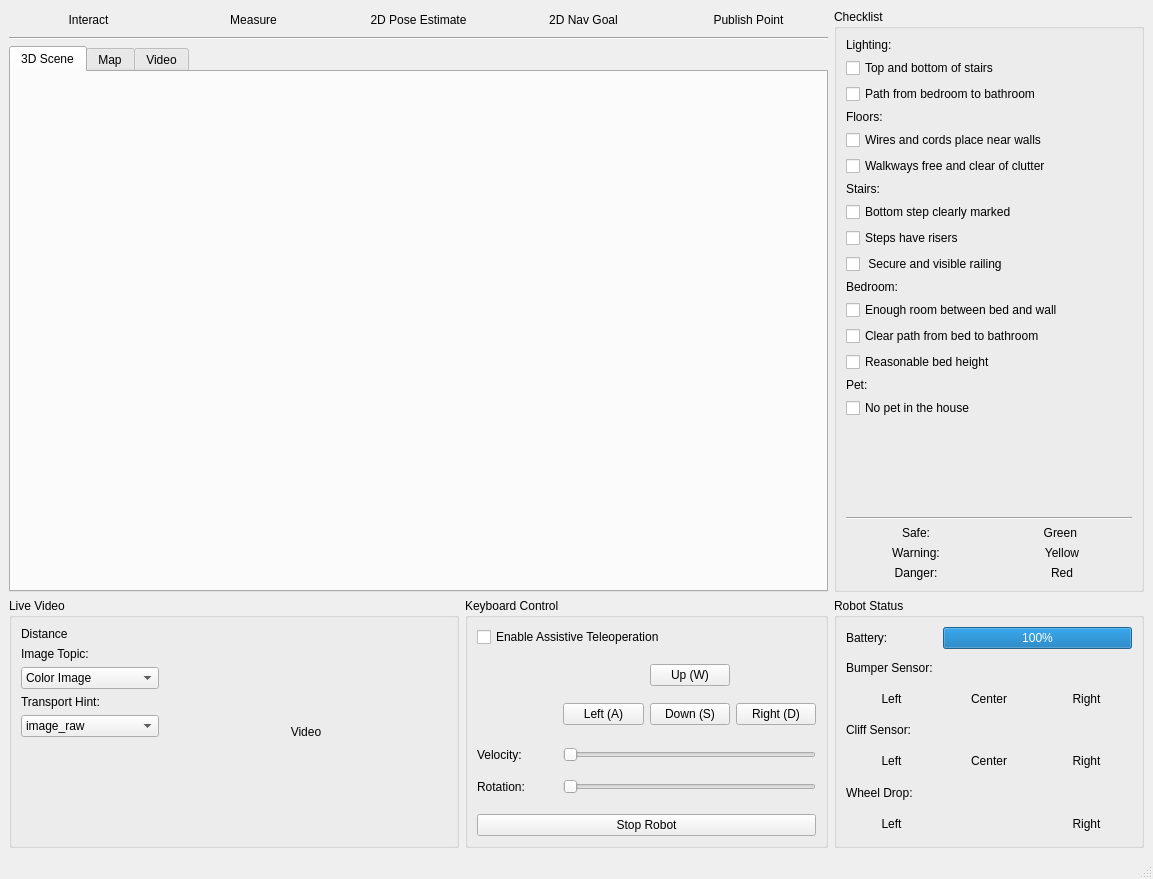
<?xml version="1.0" encoding="UTF-8"?>
<ui version="4.0">
 <class>UgvcGUI</class>
 <widget class="QMainWindow" name="UgvcGUI">
  <property name="geometry">
   <rect>
    <x>0</x>
    <y>0</y>
    <width>1153</width>
    <height>879</height>
   </rect>
  </property>
  <property name="windowTitle">
   <string>MainWindow</string>
  </property>
  <widget class="QWidget" name="centralwidget">
   <layout class="QGridLayout" name="gridLayout">
    <item row="0" column="0" colspan="2">
     <layout class="QHBoxLayout" name="horizontalLayout_2">
      <item>
       <widget class="QPushButton" name="btnRvizInteract">
        <property name="text">
         <string>Interact</string>
        </property>
        <property name="flat">
         <bool>true</bool>
        </property>
        <attribute name="buttonGroup">
         <string notr="true">btnGroupRvizTools</string>
        </attribute>
       </widget>
      </item>
      <item>
       <widget class="QPushButton" name="btnRvizMeasure">
        <property name="text">
         <string>Measure</string>
        </property>
        <property name="flat">
         <bool>true</bool>
        </property>
        <attribute name="buttonGroup">
         <string notr="true">btnGroupRvizTools</string>
        </attribute>
       </widget>
      </item>
      <item>
       <widget class="QPushButton" name="btnRvizPoseEstimate">
        <property name="text">
         <string>2D Pose Estimate</string>
        </property>
        <property name="flat">
         <bool>true</bool>
        </property>
        <attribute name="buttonGroup">
         <string notr="true">btnGroupRvizTools</string>
        </attribute>
       </widget>
      </item>
      <item>
       <widget class="QPushButton" name="btnRvizNavGoal">
        <property name="text">
         <string>2D Nav Goal</string>
        </property>
        <property name="flat">
         <bool>true</bool>
        </property>
        <attribute name="buttonGroup">
         <string notr="true">btnGroupRvizTools</string>
        </attribute>
       </widget>
      </item>
      <item>
       <widget class="QPushButton" name="btnRvizPublishPoint">
        <property name="text">
         <string>Publish Point</string>
        </property>
        <property name="flat">
         <bool>true</bool>
        </property>
        <attribute name="buttonGroup">
         <string notr="true">btnGroupRvizTools</string>
        </attribute>
       </widget>
      </item>
     </layout>
    </item>
    <item row="0" column="2" rowspan="3">
     <widget class="QGroupBox" name="gb_checklist">
      <property name="maximumSize">
       <size>
        <width>310</width>
        <height>16777215</height>
       </size>
      </property>
      <property name="title">
       <string>Checklist</string>
      </property>
      <layout class="QGridLayout" name="gridLayout_7">
       <item row="0" column="0">
        <widget class="QLabel" name="label_10">
         <property name="text">
          <string>Lighting:</string>
         </property>
        </widget>
       </item>
       <item row="1" column="0" colspan="2">
        <widget class="QCheckBox" name="cbLightingItem1">
         <property name="text">
          <string>Top and bottom of stairs</string>
         </property>
        </widget>
       </item>
       <item row="1" column="2">
        <widget class="QLabel" name="lbLightingItem1">
         <property name="text">
          <string/>
         </property>
        </widget>
       </item>
       <item row="2" column="0" colspan="2">
        <widget class="QCheckBox" name="cbLightingItem2">
         <property name="text">
          <string>Path from bedroom to bathroom</string>
         </property>
        </widget>
       </item>
       <item row="2" column="2">
        <widget class="QLabel" name="lbLightingItem2">
         <property name="text">
          <string/>
         </property>
        </widget>
       </item>
       <item row="3" column="0">
        <widget class="QLabel" name="label_11">
         <property name="text">
          <string>Floors:</string>
         </property>
        </widget>
       </item>
       <item row="4" column="0" colspan="2">
        <widget class="QCheckBox" name="cbFloorsItem1">
         <property name="text">
          <string>Wires and cords place near walls</string>
         </property>
        </widget>
       </item>
       <item row="4" column="2">
        <widget class="QLabel" name="lbFloorsItem1">
         <property name="text">
          <string/>
         </property>
        </widget>
       </item>
       <item row="5" column="0" colspan="2">
        <widget class="QCheckBox" name="cbFloorsItem2">
         <property name="text">
          <string>Walkways free and clear of clutter</string>
         </property>
        </widget>
       </item>
       <item row="5" column="2">
        <widget class="QLabel" name="lbFloorsItem2">
         <property name="text">
          <string/>
         </property>
        </widget>
       </item>
       <item row="6" column="0">
        <widget class="QLabel" name="label_14">
         <property name="text">
          <string>Stairs:</string>
         </property>
        </widget>
       </item>
       <item row="7" column="0" colspan="2">
        <widget class="QCheckBox" name="cbStairsItem1">
         <property name="text">
          <string>Bottom step clearly marked</string>
         </property>
        </widget>
       </item>
       <item row="7" column="2">
        <widget class="QLabel" name="lbStairsItem1">
         <property name="text">
          <string/>
         </property>
        </widget>
       </item>
       <item row="8" column="0" colspan="2">
        <widget class="QCheckBox" name="cbStairsItem2">
         <property name="text">
          <string>Steps have risers</string>
         </property>
        </widget>
       </item>
       <item row="8" column="2">
        <widget class="QLabel" name="lbStairsItem2">
         <property name="text">
          <string/>
         </property>
        </widget>
       </item>
       <item row="9" column="0" colspan="2">
        <widget class="QCheckBox" name="cbStairsItem3">
         <property name="text">
          <string> Secure and visible railing</string>
         </property>
        </widget>
       </item>
       <item row="9" column="2">
        <widget class="QLabel" name="lbStairsItem3">
         <property name="text">
          <string/>
         </property>
        </widget>
       </item>
       <item row="10" column="0">
        <widget class="QLabel" name="label_12">
         <property name="text">
          <string>Bedroom:</string>
         </property>
        </widget>
       </item>
       <item row="11" column="0" colspan="2">
        <widget class="QCheckBox" name="cbBedroomItem1">
         <property name="text">
          <string>Enough room between bed and wall</string>
         </property>
        </widget>
       </item>
       <item row="11" column="2">
        <widget class="QLabel" name="lbBedroomItem1">
         <property name="text">
          <string/>
         </property>
        </widget>
       </item>
       <item row="12" column="0" colspan="2">
        <widget class="QCheckBox" name="cbBedroomItem2">
         <property name="text">
          <string>Clear path from bed to bathroom</string>
         </property>
        </widget>
       </item>
       <item row="12" column="2">
        <widget class="QLabel" name="lbBedroomItem2">
         <property name="text">
          <string/>
         </property>
        </widget>
       </item>
       <item row="13" column="0" colspan="2">
        <widget class="QCheckBox" name="cbBedroomItem3">
         <property name="text">
          <string>Reasonable bed height</string>
         </property>
        </widget>
       </item>
       <item row="13" column="2">
        <widget class="QLabel" name="lbBedroomItem3">
         <property name="text">
          <string/>
         </property>
        </widget>
       </item>
       <item row="14" column="0">
        <widget class="QLabel" name="label_13">
         <property name="text">
          <string>Pet:</string>
         </property>
        </widget>
       </item>
       <item row="15" column="0" colspan="2">
        <widget class="QCheckBox" name="cbPetItem1">
         <property name="text">
          <string>No pet in the house</string>
         </property>
        </widget>
       </item>
       <item row="15" column="2">
        <widget class="QLabel" name="lbPetItem1">
         <property name="text">
          <string/>
         </property>
        </widget>
       </item>
       <item row="16" column="1">
        <spacer name="verticalSpacer_2">
         <property name="orientation">
          <enum>Qt::Vertical</enum>
         </property>
         <property name="sizeHint" stdset="0">
          <size>
           <width>20</width>
           <height>40</height>
          </size>
         </property>
        </spacer>
       </item>
       <item row="17" column="0" colspan="3">
        <widget class="Line" name="line">
         <property name="orientation">
          <enum>Qt::Horizontal</enum>
         </property>
        </widget>
       </item>
       <item row="18" column="0" colspan="3">
        <layout class="QGridLayout" name="gridLayout_6">
         <item row="0" column="0">
          <widget class="QLabel" name="label_15">
           <property name="text">
            <string>Safe:</string>
           </property>
           <property name="alignment">
            <set>Qt::AlignCenter</set>
           </property>
          </widget>
         </item>
         <item row="0" column="1">
          <widget class="QLabel" name="label_16">
           <property name="styleSheet">
            <string notr="true"/>
           </property>
           <property name="text">
            <string>Green </string>
           </property>
           <property name="alignment">
            <set>Qt::AlignCenter</set>
           </property>
          </widget>
         </item>
         <item row="1" column="0">
          <widget class="QLabel" name="label_19">
           <property name="text">
            <string>Warning:</string>
           </property>
           <property name="alignment">
            <set>Qt::AlignCenter</set>
           </property>
          </widget>
         </item>
         <item row="1" column="1">
          <widget class="QLabel" name="label_18">
           <property name="styleSheet">
            <string notr="true"/>
           </property>
           <property name="text">
            <string>Yellow</string>
           </property>
           <property name="alignment">
            <set>Qt::AlignCenter</set>
           </property>
          </widget>
         </item>
         <item row="2" column="0">
          <widget class="QLabel" name="label_20">
           <property name="text">
            <string>Danger:</string>
           </property>
           <property name="alignment">
            <set>Qt::AlignCenter</set>
           </property>
          </widget>
         </item>
         <item row="2" column="1">
          <widget class="QLabel" name="label_17">
           <property name="styleSheet">
            <string notr="true"/>
           </property>
           <property name="text">
            <string>Red</string>
           </property>
           <property name="alignment">
            <set>Qt::AlignCenter</set>
           </property>
          </widget>
         </item>
        </layout>
       </item>
      </layout>
     </widget>
    </item>
    <item row="1" column="0" colspan="2">
     <widget class="Line" name="line_2">
      <property name="orientation">
       <enum>Qt::Horizontal</enum>
      </property>
     </widget>
    </item>
    <item row="3" column="0">
     <widget class="QGroupBox" name="gb_livevideo">
      <property name="minimumSize">
       <size>
        <width>450</width>
        <height>250</height>
       </size>
      </property>
      <property name="title">
       <string>Live Video</string>
      </property>
      <layout class="QGridLayout" name="gridLayout_3">
       <item row="1" column="1" rowspan="2" colspan="2">
        <layout class="QGridLayout" name="livevideo_layout">
         <item row="0" column="0">
          <widget class="QLabel" name="liveVideoLabel">
           <property name="text">
            <string>Video</string>
           </property>
           <property name="alignment">
            <set>Qt::AlignCenter</set>
           </property>
          </widget>
         </item>
        </layout>
       </item>
       <item row="1" column="0" rowspan="2">
        <layout class="QVBoxLayout" name="verticalLayout_2">
         <item>
          <widget class="QLabel" name="lbDistance">
           <property name="text">
            <string>Distance</string>
           </property>
          </widget>
         </item>
         <item>
          <widget class="QLabel" name="label_3">
           <property name="text">
            <string>Image Topic:</string>
           </property>
          </widget>
         </item>
         <item>
          <widget class="QComboBox" name="cbImageTopic">
           <item>
            <property name="text">
             <string>Color Image</string>
            </property>
           </item>
           <item>
            <property name="text">
             <string>Mono Image</string>
            </property>
           </item>
          </widget>
         </item>
         <item>
          <widget class="QLabel" name="label_4">
           <property name="text">
            <string>Transport Hint:</string>
           </property>
          </widget>
         </item>
         <item>
          <widget class="QComboBox" name="cbTransHint">
           <item>
            <property name="text">
             <string>image_raw</string>
            </property>
           </item>
           <item>
            <property name="text">
             <string>theora</string>
            </property>
           </item>
          </widget>
         </item>
         <item>
          <spacer name="verticalSpacer">
           <property name="orientation">
            <enum>Qt::Vertical</enum>
           </property>
           <property name="sizeHint" stdset="0">
            <size>
             <width>20</width>
             <height>40</height>
            </size>
           </property>
          </spacer>
         </item>
        </layout>
       </item>
      </layout>
     </widget>
    </item>
    <item row="3" column="1">
     <widget class="QGroupBox" name="gb_keyctrl">
      <property name="title">
       <string>Keyboard Control</string>
      </property>
      <layout class="QGridLayout" name="gridLayout_2">
       <item row="0" column="0">
        <widget class="QCheckBox" name="checkBox">
         <property name="text">
          <string>Enable Assistive Teleoperation</string>
         </property>
        </widget>
       </item>
       <item row="1" column="0">
        <layout class="QGridLayout" name="gridLayout_5">
         <item row="1" column="4">
          <widget class="QPushButton" name="btnRight">
           <property name="text">
            <string>Right (D)</string>
           </property>
          </widget>
         </item>
         <item row="1" column="3">
          <widget class="QPushButton" name="btnDown">
           <property name="text">
            <string>Down (S)</string>
           </property>
          </widget>
         </item>
         <item row="0" column="3">
          <widget class="QPushButton" name="btnUp">
           <property name="text">
            <string>Up (W)</string>
           </property>
          </widget>
         </item>
         <item row="1" column="2">
          <widget class="QPushButton" name="btnLeft">
           <property name="text">
            <string>Left (A)</string>
           </property>
          </widget>
         </item>
         <item row="3" column="2" colspan="3">
          <widget class="QSlider" name="sliderLinearVel">
           <property name="minimum">
            <number>0</number>
           </property>
           <property name="maximum">
            <number>100</number>
           </property>
           <property name="orientation">
            <enum>Qt::Horizontal</enum>
           </property>
          </widget>
         </item>
         <item row="4" column="0">
          <widget class="QLabel" name="label_2">
           <property name="text">
            <string>Rotation:</string>
           </property>
          </widget>
         </item>
         <item row="3" column="0">
          <widget class="QLabel" name="label">
           <property name="text">
            <string>Velocity:</string>
           </property>
          </widget>
         </item>
         <item row="4" column="2" colspan="3">
          <widget class="QSlider" name="sliderAngularVel">
           <property name="minimum">
            <number>0</number>
           </property>
           <property name="maximum">
            <number>100</number>
           </property>
           <property name="orientation">
            <enum>Qt::Horizontal</enum>
           </property>
          </widget>
         </item>
         <item row="2" column="2" colspan="3">
          <spacer name="horizontalSpacer">
           <property name="orientation">
            <enum>Qt::Horizontal</enum>
           </property>
           <property name="sizeHint" stdset="0">
            <size>
             <width>40</width>
             <height>5</height>
            </size>
           </property>
          </spacer>
         </item>
        </layout>
       </item>
       <item row="2" column="0">
        <widget class="QPushButton" name="pushButton_4">
         <property name="styleSheet">
          <string notr="true"/>
         </property>
         <property name="text">
          <string>Stop Robot</string>
         </property>
        </widget>
       </item>
      </layout>
     </widget>
    </item>
    <item row="3" column="2">
     <widget class="QGroupBox" name="gb_robotstatus">
      <property name="title">
       <string>Robot Status</string>
      </property>
      <layout class="QGridLayout" name="gridLayout_4">
       <item row="0" column="0">
        <widget class="QLabel" name="label_7">
         <property name="text">
          <string>Battery:</string>
         </property>
        </widget>
       </item>
       <item row="0" column="1" colspan="2">
        <widget class="QProgressBar" name="pbBaseBattery">
         <property name="value">
          <number>100</number>
         </property>
        </widget>
       </item>
       <item row="1" column="0" colspan="3">
        <widget class="QLabel" name="label_8">
         <property name="text">
          <string>Bumper Sensor:</string>
         </property>
        </widget>
       </item>
       <item row="2" column="0">
        <widget class="QLabel" name="lbBumperLeft">
         <property name="text">
          <string>Left</string>
         </property>
         <property name="alignment">
          <set>Qt::AlignCenter</set>
         </property>
        </widget>
       </item>
       <item row="2" column="1">
        <widget class="QLabel" name="lbBumperCenter">
         <property name="text">
          <string>Center</string>
         </property>
         <property name="alignment">
          <set>Qt::AlignCenter</set>
         </property>
        </widget>
       </item>
       <item row="2" column="2">
        <widget class="QLabel" name="lbBumperRight">
         <property name="text">
          <string>Right</string>
         </property>
         <property name="alignment">
          <set>Qt::AlignCenter</set>
         </property>
        </widget>
       </item>
       <item row="3" column="0" colspan="3">
        <widget class="QLabel" name="label_9">
         <property name="text">
          <string>Cliff Sensor:</string>
         </property>
        </widget>
       </item>
       <item row="4" column="0">
        <widget class="QLabel" name="lbCliffLeft">
         <property name="text">
          <string>Left</string>
         </property>
         <property name="alignment">
          <set>Qt::AlignCenter</set>
         </property>
        </widget>
       </item>
       <item row="4" column="1">
        <widget class="QLabel" name="lbCliffCenter">
         <property name="text">
          <string>Center</string>
         </property>
         <property name="alignment">
          <set>Qt::AlignCenter</set>
         </property>
        </widget>
       </item>
       <item row="4" column="2">
        <widget class="QLabel" name="lbCliffRight">
         <property name="text">
          <string>Right</string>
         </property>
         <property name="alignment">
          <set>Qt::AlignCenter</set>
         </property>
        </widget>
       </item>
       <item row="5" column="0" colspan="3">
        <widget class="QLabel" name="label_6">
         <property name="text">
          <string>Wheel Drop:</string>
         </property>
        </widget>
       </item>
       <item row="6" column="0">
        <widget class="QLabel" name="lbWheelLeft">
         <property name="text">
          <string>Left</string>
         </property>
         <property name="alignment">
          <set>Qt::AlignCenter</set>
         </property>
        </widget>
       </item>
       <item row="6" column="2">
        <widget class="QLabel" name="lbWheelRight">
         <property name="text">
          <string>Right</string>
         </property>
         <property name="alignment">
          <set>Qt::AlignCenter</set>
         </property>
        </widget>
       </item>
      </layout>
     </widget>
    </item>
    <item row="2" column="0" colspan="2">
     <widget class="QTabWidget" name="tab_display">
      <property name="currentIndex">
       <number>0</number>
      </property>
      <widget class="QWidget" name="tab_3dscene">
       <attribute name="title">
        <string>3D Scene</string>
       </attribute>
       <layout class="QVBoxLayout" name="verticalLayout">
        <item>
         <layout class="QHBoxLayout" name="display3d_layout"/>
        </item>
       </layout>
      </widget>
      <widget class="QWidget" name="tab_map">
       <attribute name="title">
        <string>Map</string>
       </attribute>
       <layout class="QHBoxLayout" name="horizontalLayout">
        <item>
         <layout class="QGridLayout" name="map_layout"/>
        </item>
       </layout>
      </widget>
      <widget class="QWidget" name="tab">
       <attribute name="title">
        <string>Video</string>
       </attribute>
       <layout class="QGridLayout" name="gridLayout_8">
        <item row="0" column="0">
         <widget class="QLabel" name="lbLiveVideoBig">
          <property name="text">
           <string>TextLabel</string>
          </property>
          <property name="alignment">
           <set>Qt::AlignCenter</set>
          </property>
         </widget>
        </item>
       </layout>
      </widget>
     </widget>
    </item>
   </layout>
  </widget>
  <widget class="QMenuBar" name="menubar">
   <property name="geometry">
    <rect>
     <x>0</x>
     <y>0</y>
     <width>1153</width>
     <height>18</height>
    </rect>
   </property>
  </widget>
  <widget class="QStatusBar" name="statusbar"/>
 </widget>
 <resources/>
 <connections/>
 <buttongroups>
  <buttongroup name="btnGroupRvizTools"/>
 </buttongroups>
</ui>
